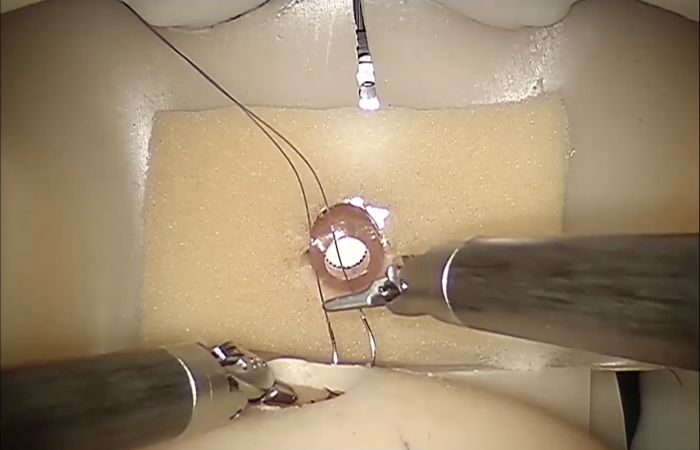
#> input picture left.png, 1400 x 900 px, given in place of both_eye_0304_1.mp4, which was not available (shown at 1/2 size)
$ python edge_detection.py
#> lines starting #> are read from the running program, lines starting #| are printed output that depends on the picture; after the words box and inside, x2 and y2 are one past the last pixel; in counts of white or black regions, pixels touching at a corner belong together; pictures that were not available may be replaced by others from this repository, and a replacement may not be noted
"""
Loads and displays a video.
"""

# Importing OpenCV
import cv2
import numpy as np
import argparse

ap = argparse.ArgumentParser()

ap.add_argument("-LMiX", "--left_min_x", type=int, default=60,
                help="For finding left image from stereo input, left minimum x coordinate")
ap.add_argument("-LMaX", "--left_max_x", type=int, default=1260,
                help="For finding left image from stereo input, left maximum x coordinate")
ap.add_argument("-LMiY", "--left_min_y", type=int, default=160,
                help="For finding left image from stereo input, left minimum y coordinate")
ap.add_argument("-LMaY", "--left_max_y", type=int, default=1110,
                help="For finding left image from stereo input, left maximum y coordinate")
ap.add_argument("-RMiX", "--right_min_x", type=int, default=1340,
                help="For finding left image from stereo input, right minimum x coordinate")
ap.add_argument("-RMaX", "--right_max_x", type=int, default=2540,
                help="For finding left image from stereo input, right maximum x coordinate")
ap.add_argument("-RMiY", "--right_min_y", type=int, default=160,
                help="For finding left image from stereo input, right minimum y coordinate")
ap.add_argument("-RMaY", "--right_max_y", type=int, default=910,
                help="For finding left image from stereo input, right maximum y coordinate")
args = vars(ap.parse_args())

# Create a VideoCapture object and read from input file
# If the input is the camera, pass 0 instead of the video file name
cap = cv2.VideoCapture('data/raw_data/both_eye_0304_1.mp4')

# Check if camera opened successfully
if (cap.isOpened()== False):
  print("Error opening video stream or file")

# Read the video
while(cap.isOpened()):
  # Capture frame-by-frame
  ret, frame = cap.read()
#> frame is the input picture: shape (900, 1400, 3); mean B, G, R 109.1, 136.7, 156
  if ret == True:

    imgL = frame[args.get("left_min_y"):args.get("left_max_y"),
                 args.get("left_min_x"):args.get("left_max_x")]
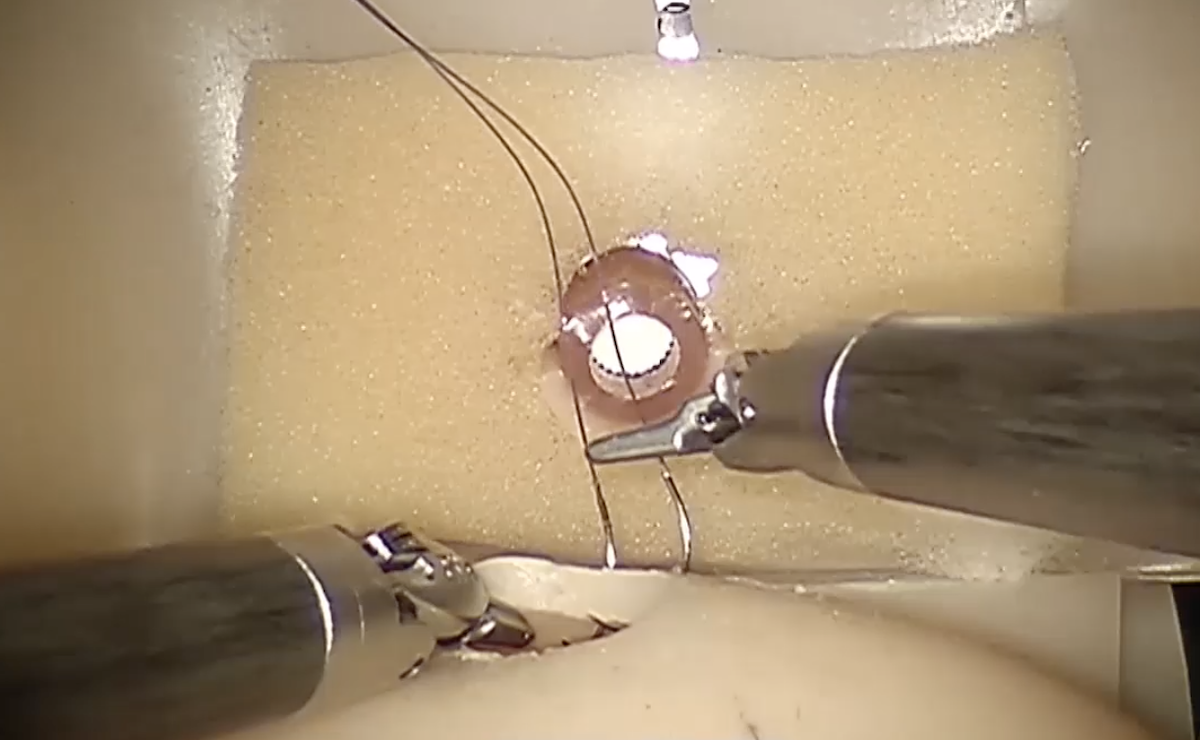
#> imgL: shape (740, 1200, 3); mean B, G, R 115.2, 145.4, 166.8
    # Converting the image to grayscale.
    gray = cv2.cvtColor(imgL, cv2.COLOR_BGR2GRAY)
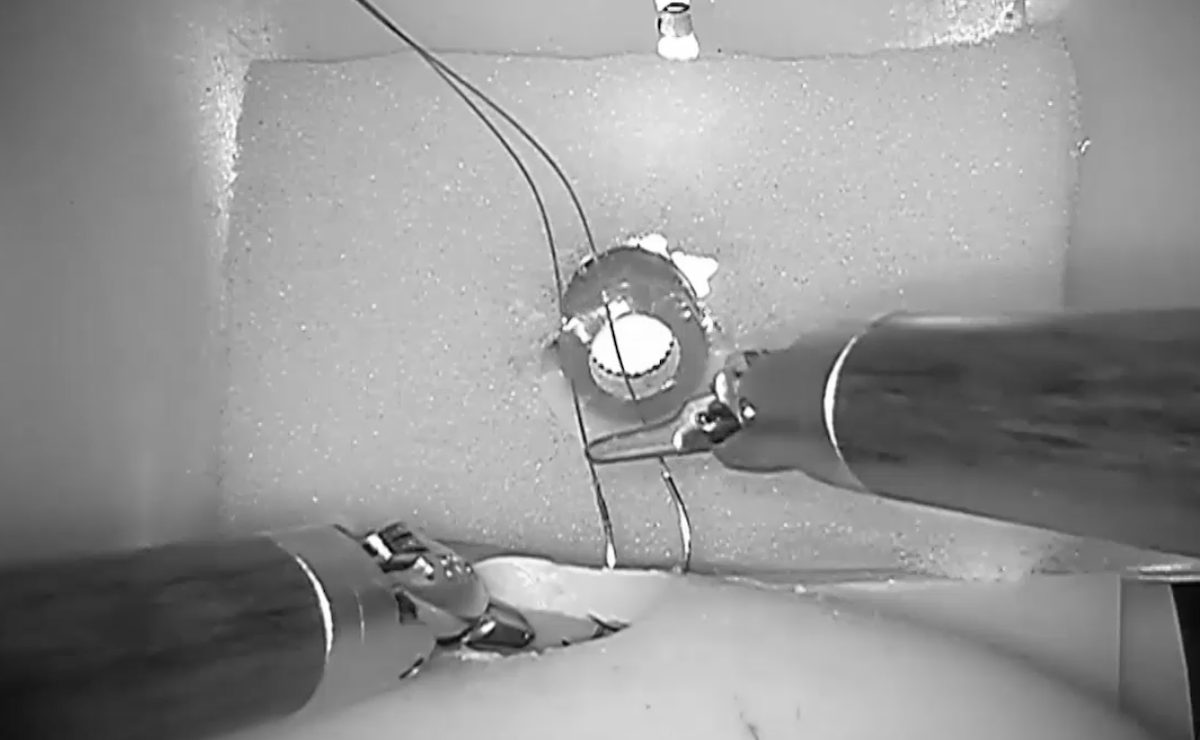
#> gray: shape (740, 1200); min 0, max 255, mean 148.3

    # Smoothing without removing edges.
    gray_filtered = cv2.bilateralFilter(gray, 7, 50, 50)

    # Applying the canny filter
    edges = cv2.Canny(gray, 60, 120)
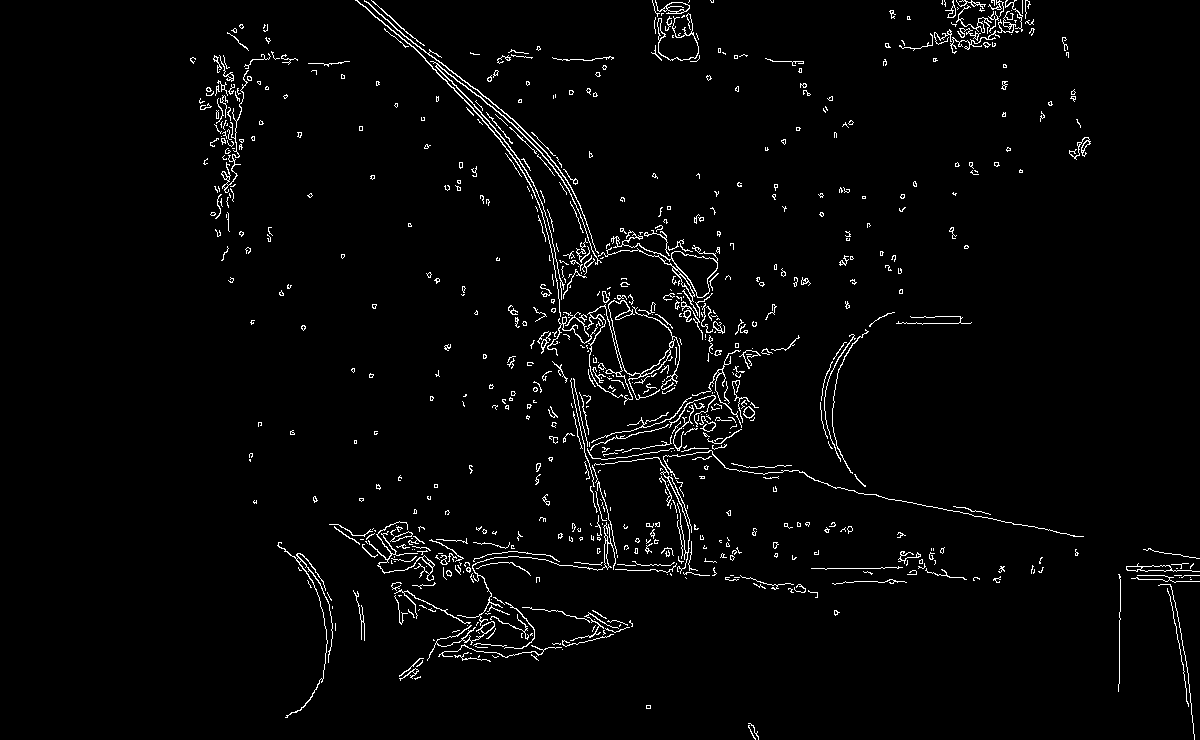
#> edges: shape (740, 1200); 2.6% white in thin lines or dots, all inside (x1, y1, x2, y2) = (190, 0, 1200, 740)
    edges_filtered = cv2.Canny(gray_filtered, 60, 120)
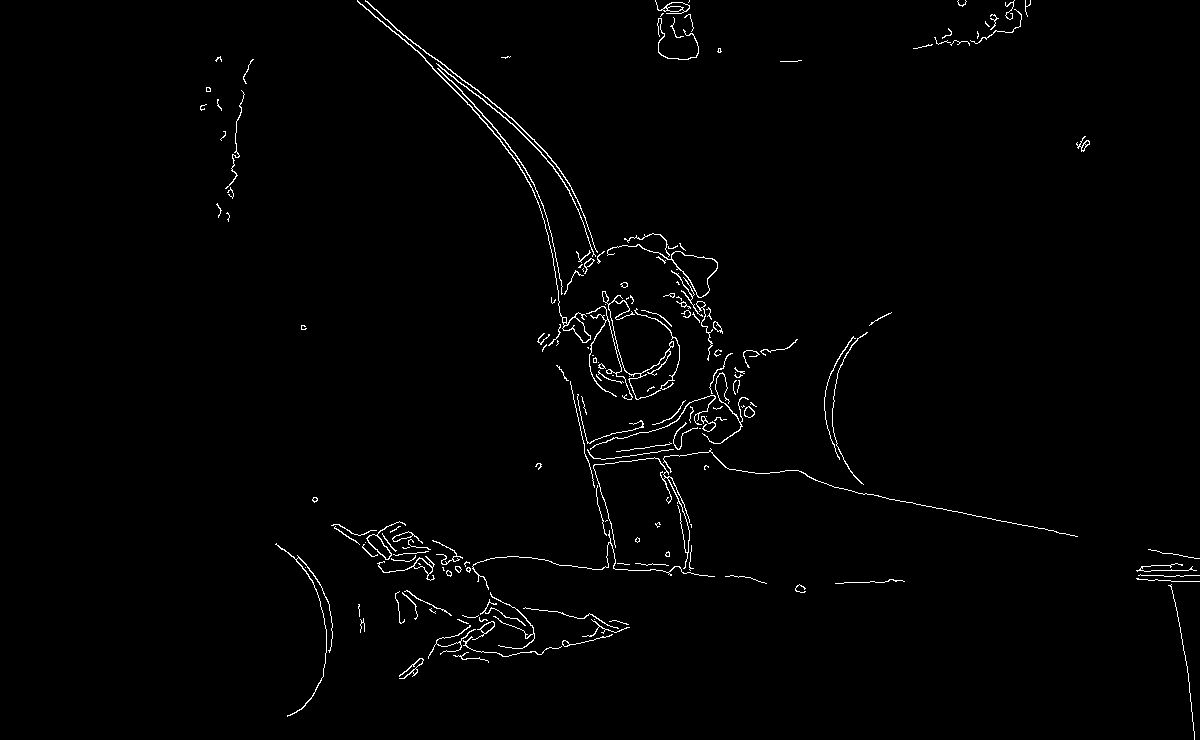
#> edges_filtered: shape (740, 1200); 1.3% white in thin lines or dots, all inside (x1, y1, x2, y2) = (200, 0, 1200, 740)

    # Stacking the images to print them together for comparison
    images = np.hstack((gray, edges, edges_filtered))
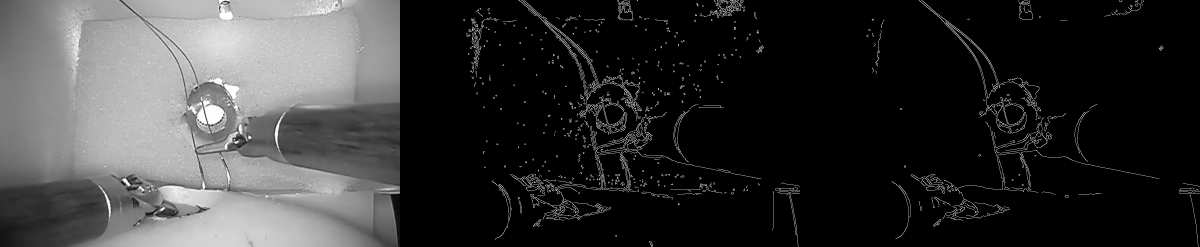
#> images: shape (740, 3600) (shown at 1/3 size); min 0, max 255, mean 52.8
    print(edges_filtered)
#> (printed output is left out)
    # Display the resulting frame
    #cv2.imshow('Frame', images)
    # Display the resulting frame
    cv2.imshow('Frame', edges)

    # Press Q on keyboard to  exit
    if cv2.waitKey(25) & 0xFF == ord('q'):
#> (key q is pressed here)
      break

  # Break the loop
  else:
    break

# When everything done, release the video capture object
cap.release()

# Closes all the frames
cv2.destroyAllWindows()

$ run again, on right.png
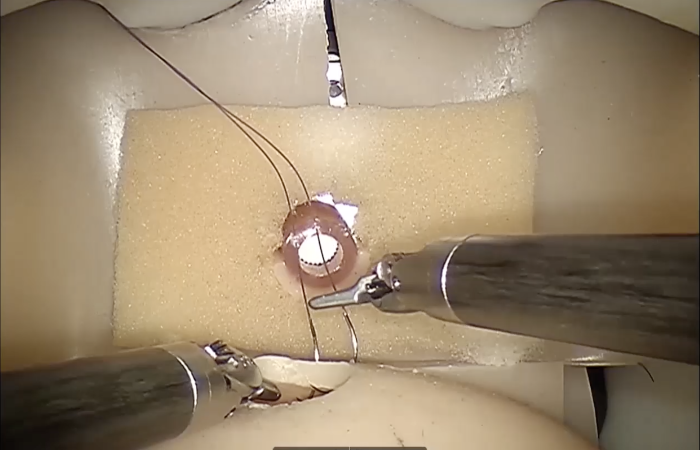
#> input picture right.png, 1400 x 900 px, given in place of both_eye_0304_1.mp4, which was not available (shown at 1/2 size)
#> frame is the input picture: shape (900, 1400, 3); mean B, G, R 111.4, 136.8, 154.9
#> `edges = cv2.Canny(gray, 60, 120)`:
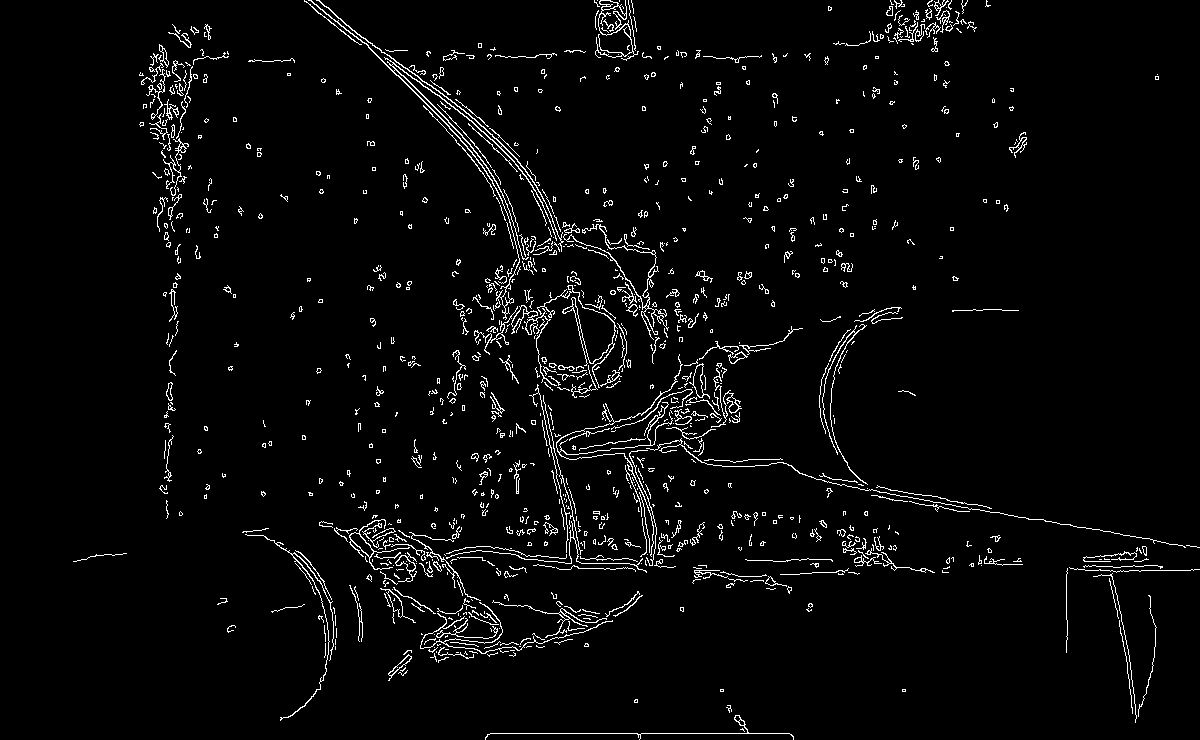
#> edges: shape (740, 1200); 3.3% white in thin lines or dots
#> edges_filtered: shape (740, 1200); 1.4% white in thin lines or dots, all inside (x1, y1, x2, y2) = (148, 0, 1200, 740)
#> `images = np.hstack((gray, edges, edges_filtered))`:
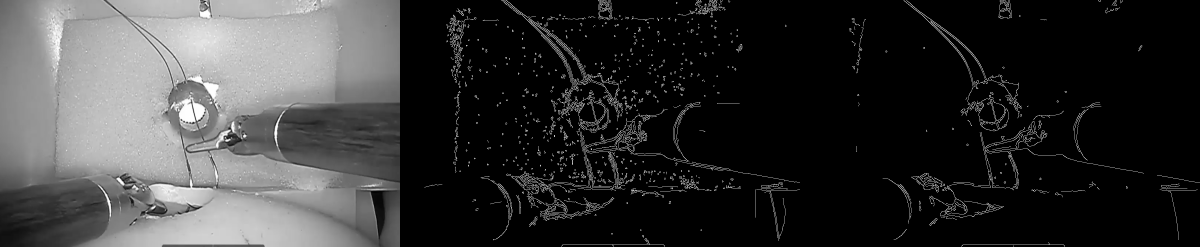
#> images: shape (740, 3600) (shown at 1/3 size); min 0, max 255, mean 53.2
#> (printed output is left out)
